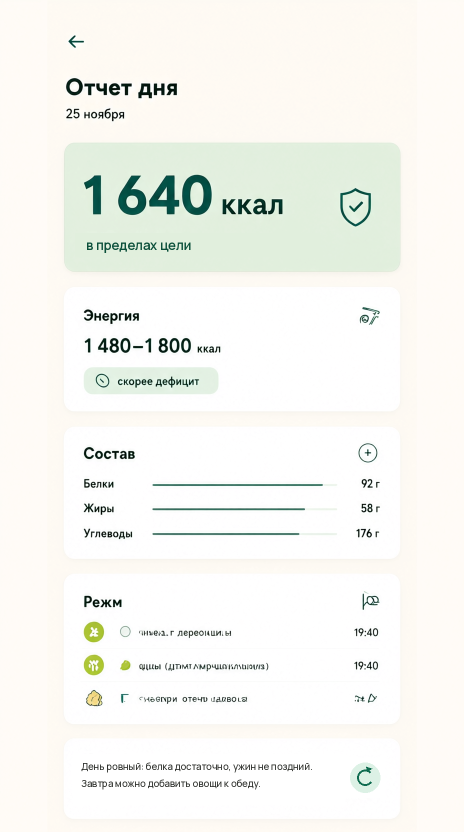
#> input picture design/mockups/04-report.png, 928 x 1664 px (shown at 1/2 size)
$ python patch_screens.py
#> lines starting #> are read from the running program, lines starting #| are printed output that depends on the picture
#!/usr/bin/env python3
"""Точечная ретушь текста на макетах: отчёт дня и онбординг с ключом.

Модель рисует стиль уверенно, но длинные русские абзацы иногда превращает
в псевдослова. Скрипт заменяет только эти фрагменты настоящим текстом,
сохраняя фон, кнопки и остальную композицию.
"""

from pathlib import Path

from PIL import Image, ImageDraw, ImageFont

ROOT = Path(__file__).resolve().parent
MOCKUPS = ROOT / "mockups"
FONT = ROOT / "fonts"

INK = (23, 33, 28)
BODY = (45, 47, 43)
MUTED = (74, 90, 82)
GREEN_DARK = (11, 79, 58)
GREEN = (14, 107, 79)
BUTTON = (6, 103, 85)
CREAM = (255, 251, 245)
VERDICT_BG = (225, 239, 221)


def font(weight: int, size: int) -> ImageFont.FreeTypeFont:
    return ImageFont.truetype(str(FONT / f"Manrope-{weight}.ttf"), size)


def patch_report() -> None:
    path = MOCKUPS / "04-report.png"
    im = Image.open(path).convert("RGB")
#> im is the input picture: PIL image 928x1664 RGB; mean R, G, B 245.1, 245.8, 240.8
    d = ImageDraw.Draw(im)

    # Вердикт: «в пределах цели» вместо псевдослов.
    d.rectangle((150, 466, 640, 514), fill=VERDICT_BG)
    d.text((172, 490), "в пределах цели", font=font(600, 26), fill=GREEN_DARK, anchor="lm")

    # Комментарий: две фразы, без новых чисел.
    d.rectangle((145, 1508, 690, 1610), fill=(255, 255, 255))
    d.text(
        (162, 1532),
        "День ровный: белка достаточно, ужин не поздний.",
        font=font(500, 19),
        fill=BODY,
        anchor="lm",
    )
    d.text(
        (162, 1566),
        "Завтра можно добавить овощи к обеду.",
        font=font(500, 19),
        fill=BODY,
        anchor="lm",
    )

    # Кнопка обновления: вместо «плюса» — круговая стрелка в тональном круге.
    cx, cy, r = 730, 1555, 30
    d.rectangle((cx - 40, cy - 40, cx + 40, cy + 40), fill=(255, 255, 255))
    d.ellipse((cx - r, cy - r, cx + r, cy + r), fill=(220, 241, 229))
    d.arc((cx - 16, cy - 16, cx + 16, cy + 16), start=35, end=315, fill=GREEN, width=4)
    d.polygon(
        [(cx + 2, cy - 22), (cx + 14, cy - 18), (cx + 4, cy - 12)],
        fill=GREEN,
    )

    im.save(path, optimize=True)
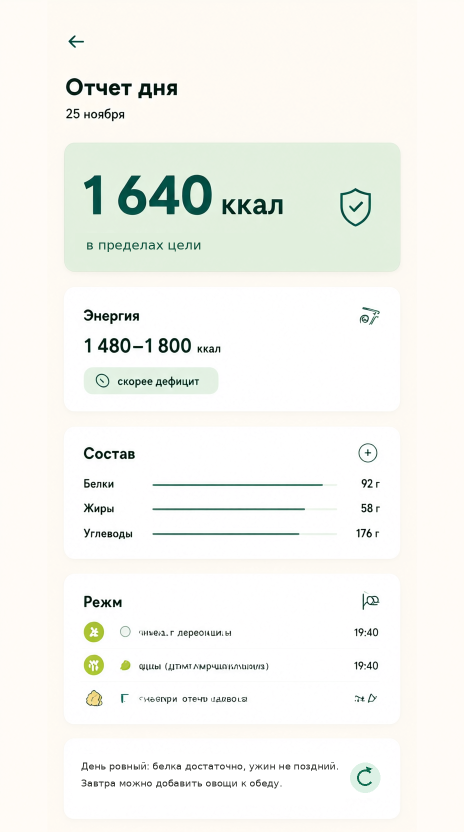
#> saved as 04-report.png: PIL image 928x1664 RGB (shown at 1/2 size); mean R, G, B 245.1, 245.8, 240.8
    print(f"patched -> {path}")


def patch_key() -> None:
    path = MOCKUPS / "07-onboarding-key.png"
    im = Image.open(path).convert("RGB")
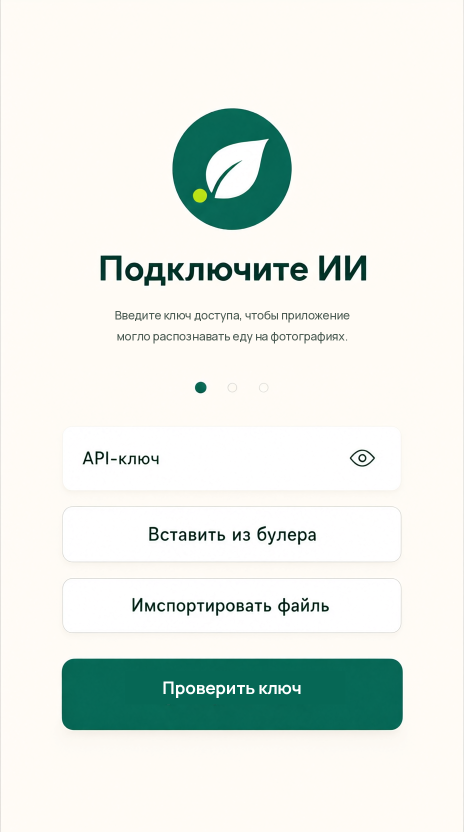
#> input picture design/mockups/07-onboarding-key.png, 928 x 1664 px (shown at 1/2 size)
#> im is the input picture: PIL image 928x1664 RGB; mean R, G, B 229.9, 235.7, 229.7
    d = ImageDraw.Draw(im)

    # Пояснение под заголовком.
    d.rectangle((140, 582, 800, 728), fill=CREAM)
    d.text(
        (464, 630),
        "Введите ключ доступа, чтобы приложение",
        font=font(500, 23),
        fill=MUTED,
        anchor="mm",
    )
    d.text(
        (464, 672),
        "могло распознавать еду на фотографиях.",
        font=font(500, 23),
        fill=MUTED,
        anchor="mm",
    )

    # Опечатка на главной кнопке.
    d.rectangle((250, 1342, 690, 1408), fill=BUTTON)
    d.text(
        (464, 1375),
        "Проверить ключ",
        font=font(700, 34),
        fill=(255, 255, 255),
        anchor="mm",
    )

    im.save(path, optimize=True)
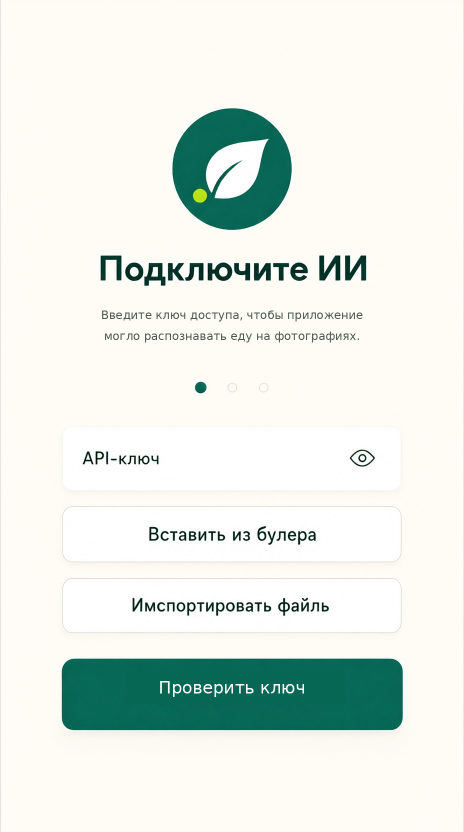
#> saved as 07-onboarding-key.png: PIL image 928x1664 RGB (shown at 1/2 size); mean R, G, B 229.8, 235.6, 229.7
    print(f"patched -> {path}")


def patch_stats() -> None:
    path = MOCKUPS / "09-stats.png"
    im = Image.open(path).convert("RGB")
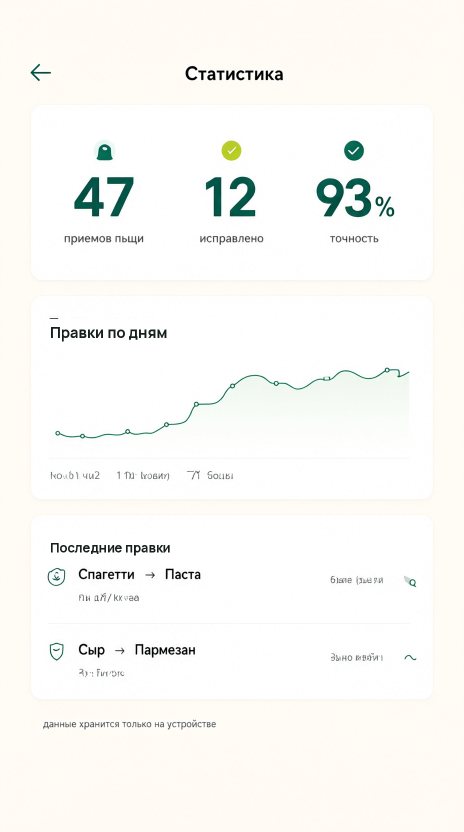
#> input picture design/mockups/09-stats.png, 928 x 1664 px (shown at 1/2 size)
#> im is the input picture: PIL image 928x1664 RGB; mean R, G, B 249.6, 249, 246
    d = ImageDraw.Draw(im)

    # «Правки но дням» -> «Правки по дням»
    d.rectangle((90, 638, 420, 692), fill=(255, 255, 255))
    d.text((100, 664), "Правки по дням", font=font(700, 30), fill=INK, anchor="lm")

    # Псевдослова вместо «Последние правки»
    d.rectangle((90, 1070, 440, 1122), fill=(255, 255, 255))
    d.text((100, 1095), "Последние правки", font=font(700, 26), fill=INK, anchor="lm")

    im.save(path, optimize=True)
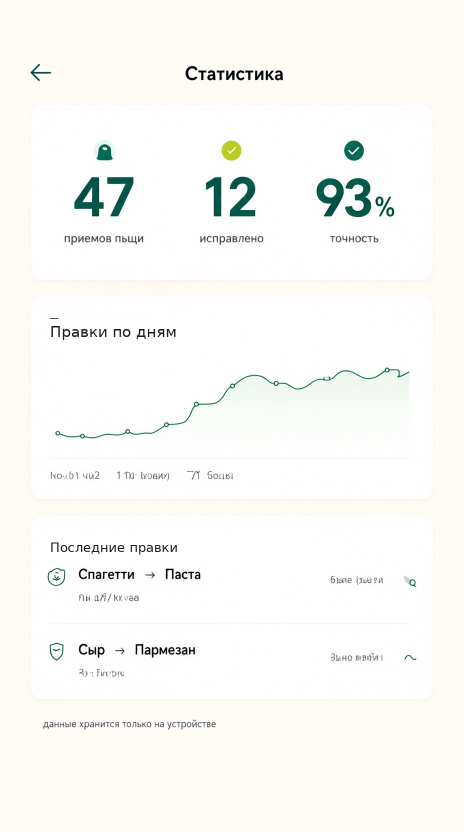
#> saved as 09-stats.png: PIL image 928x1664 RGB (shown at 1/2 size); mean R, G, B 249.8, 249.2, 246.2
    print(f"patched -> {path}")


if __name__ == "__main__":
    patch_report()
    patch_key()
    patch_stats()
